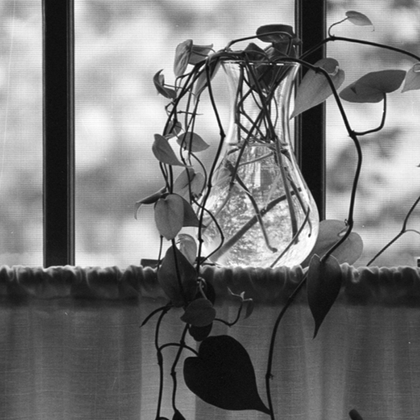
%> input picture DIP/PROJECT 09-05 Grey-scale morphology/vase.tif, 420 x 420 px, shrunk from 512 x 512 before the run
$ octave Gray_Scal_Morphology_Run.m   (GNU Octave 9; MATLAB toolbox functions it lacks are replaced by stand-ins)
%> lines starting %> are read from the running program, lines starting %| are printed output that depends on the picture
%> further down, image is the input picture: size 420x420 uint8; min 6, max 255, mean 118.2
### DIP/PROJECT 09-05 Grey-scale morphology/IPgdilate.m
function [R] = IPgdilate(image,nebo)
%> called with nebo = 8
%image - image maxtrix as parameter
%nebo - 4 or 8

%Preparing the image
f = im2double((image));
[M,N] = size(f);
%> M = 420; N = 420

%Preparing the structuring element
if(nebo == 4 )
    SE = [0 1 0;1 1 1;0 1 0];
else
    SE = [1 1 1;1 1 1;1 1 1];
end

%Preparing temp window and result matrix
W = zeros(3,3);
R = zeros(M,N);

%Padding the image
P = M + 2;
%> P = 422
Q = N + 2;
%> Q = 422
F = zeros(P,Q);
F (2:(M+1),2:(N+1)) = f;
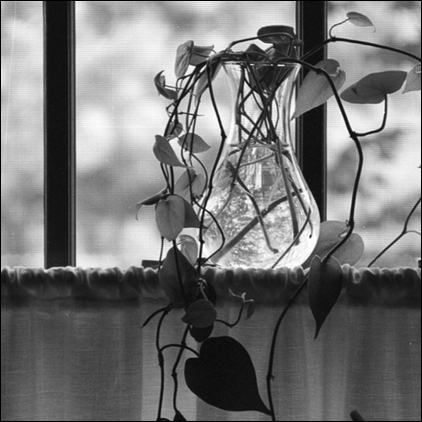
%> F: size 422x422 double; min 0, max 1, mean 0.459

%Performing Dilating
for i = 2:(M+1)
    for j = 2:(N+1)
        W(1:3,1:3) = F(i-1:i+1,j-1:j+1) .* SE(1:3,1:3);
        R(i-1,j-1) = max(reshape(W,1,9));
    end
end
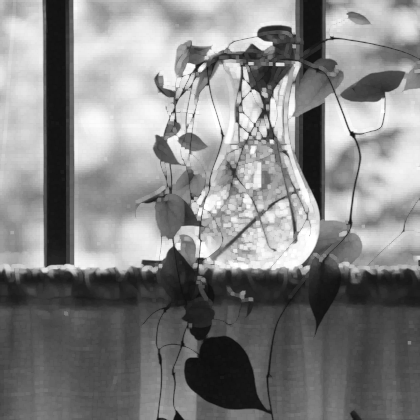
%> R: size 420x420 double; min 0.0549, max 1, mean 0.518
%> after the loop, W = [0.341 0.333 0; 0.333 0.337 0; 0 0 0]
return

### DIP/PROJECT 09-05 Grey-scale morphology/IPgerode.m
function [F] = IPgerode(image,nebo)
%> called with nebo = 8
%image - image matrix as parameter
%nebo - 4 or 8

%Preparing the image
F = im2double((image));

%Get image complement
F = F - 255;
%> F: size 420x420 double
F = abs(F);

%Get dilation of image
F = IPgdilate(F,nebo);
%> call 2 of IPgdilate, with nebo = 8
%> in IPgdilate (call 2), `F (2:(M+1),2:(N+1)) = f;`:
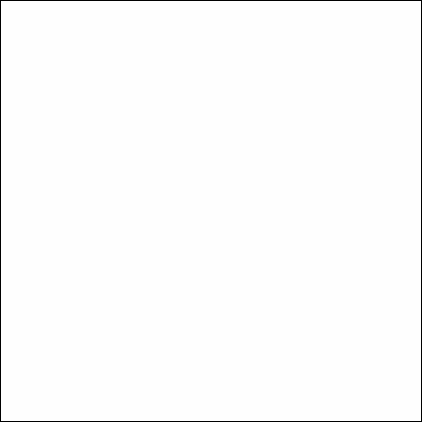
%> F: size 422x422 double; min 0, max 255, mean 252.1
%> after the loop in IPgdilate (call 2), `for i = 2:(M+1)`: W = [254.7 254.7 0; 254.7 254.7 0; 0 0 0]

%Reverse the image complement
F = F - 255;
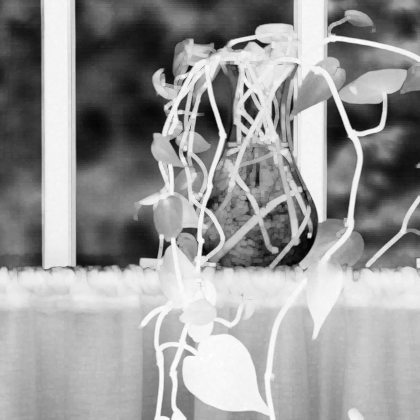
%> F: size 420x420 double; min -0.992, max -0.0235, mean -0.411; drawn with min black and max white
F = abs(F);
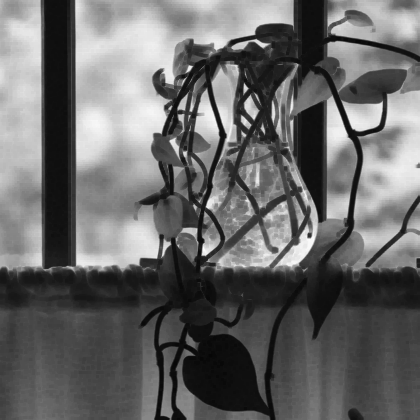
%> F: size 420x420 double; min 0.0235, max 0.992, mean 0.411
return

### DIP/PROJECT 09-05 Grey-scale morphology/Gray_Scal_Morphology_Run.m
clear all
close all
clc
%%
image=(imread('vase.tif'));
[R] = IPgdilate(image,8);
[F] = IPgerode(image,8);
%%
subplot(131),imagesc(image),colormap(gray);
title('Original Image','FontSize',20)
subplot(132),imagesc(R);
title('Dilated Image','FontSize',20)
subplot(133),imagesc(F);
title('Eroded','FontSize',20)
